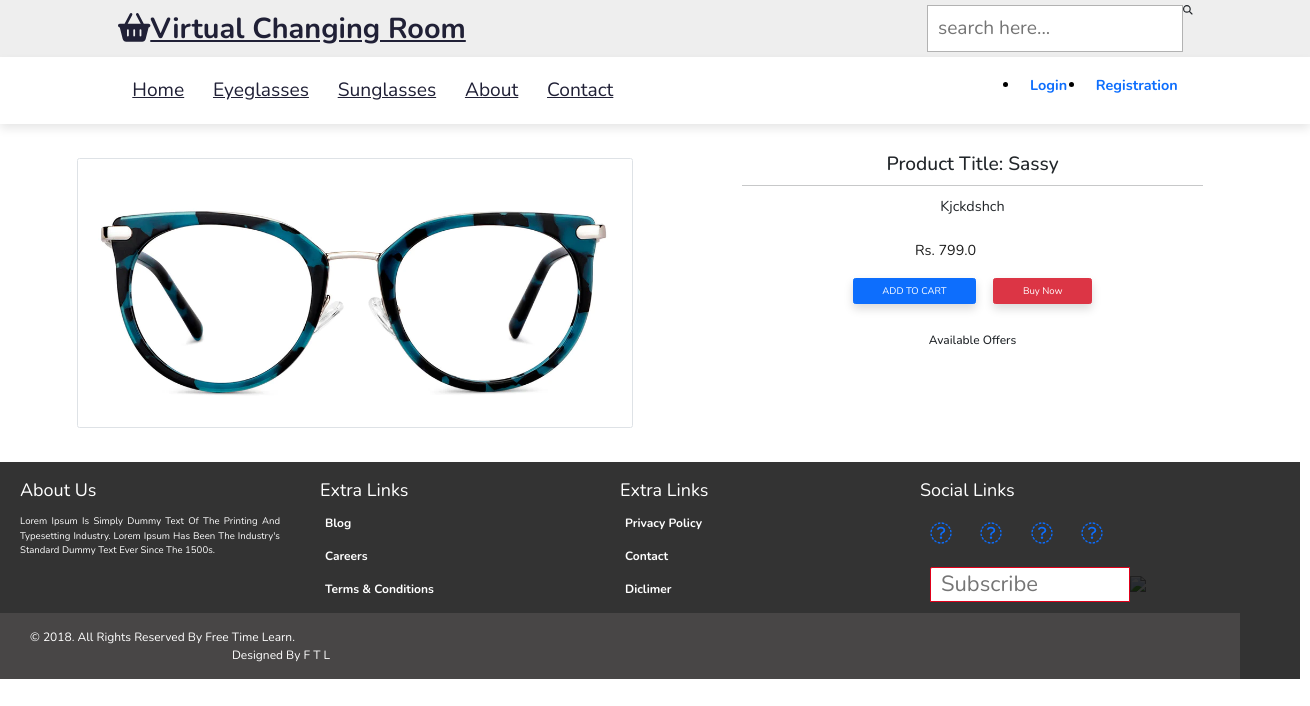
The page /product-detail/33 on the database its author committed.
### app/models.py (models this page shows, shortened)
class Product(models.Model):
    title = models.CharField(max_length=100)
    selling_price = models.FloatField()
    discounted_price = models.FloatField()
    description = models.TextField()
    brand = models.CharField(max_length=100)
    category = models.CharField(choices=CATEGORY_CHOICES, max_length=10)
    product_img = models.ImageField(upload_to='product_image')

### app/views.py (the view)
# urls.py: path('product-detail/<int:pk>', views.ProductDetailView.as_view(), name='product-detail'),
class ProductDetailView(View):
    def get(self, request, pk):
        totalitem = 0
        product = Product.objects.get(pk=pk)
        item_already_in_cart = False
        if request.user.is_authenticated:
            item_already_in_cart = Cart.objects.filter(Q(product=product.id) & Q(user=request.user)).exists()
        if request.user.is_authenticated:
            totalitem = len(Cart.objects.filter(user=request.user))
        return render(request, 'app/productdetail.html', {'product':product, 'item_already_in_cart':item_already_in_cart, 'totalitem':totalitem})

### app/templates/app/productdetail.html (shortened to what this page needs)
{% extends 'app/base.html' %}
{% load static %}
{% block main-content %}
<div class="container my-5">
 <div class="row">
  <div class="col-sm-6 text-center align-self-center">
   <img src="{{product.product_img.url}}" alt="" class="img-fluid img-thumbnail">
  </div>
  <div class="col-sm-5 offset-sm-1">
   <h2>Product Title: {{product.title}}</h2>
   <hr>
   <p>{{product.description}}</p> <br>
   <h4>Rs. {{product.discounted_price}} </h4> <br>
       {% if not request.user.is_authenticated %}
       <form action="/add-to-cart" class="d-inline">
        <button type="submit" class="btn btn-primary shadow px-5 py-2">Add to Cart</button>
        </form>
       {% endif %}
   <a href="{% url 'checkout' %}" class="btn btn-danger shadow px-5 py-2 ms-4">Buy Now</a>
   <h5 class="mt-5">Available Offers</h5>
   <ul>
   </ul>
  </div>
 </div>
</div>
{% endblock main-content %}

### app/static/app/css/main.css (style rules this page uses)
:root { --green:#5dae27; --orange:rgb(224, 155, 26); --black:#202036; }
img { mix-blend-mode: multiply; }
* { font-family: 'Nunito',sans-serif; margin: 0; padding: 0; box-sizing: border-box; text-decoration: none; text-transform: capitalize; transition: all .2s linear; }
html { font-size: 60%; scroll-padding-top: 6rem; scroll-behavior: smooth; overflow-x: hidden; }
h4 { font-size: 1.5rem; font-weight: 400; color: #1d1d1d; }
p { font-size: 1.5rem; }
button { font-size: 0.8 rem; font-weight: 500; outline: none; border: none; border-radius: 70px; background-color: #202036; color:aliceblue; padding:6px 30px; cursor: pointer; text-transform: uppercase; transition: 0.3 ease; }
.container { margin-left: 70px; text-align: center; animation:movedown 1s linear 1; animation-delay: 1.5s; visibility: hidden; animation-fill-mode: forwards; overflow: hidden; }

### rows shown on the page
Product: product_img (picture), title "Sassy", description "Kjckdshch", discounted_price "799.0"
